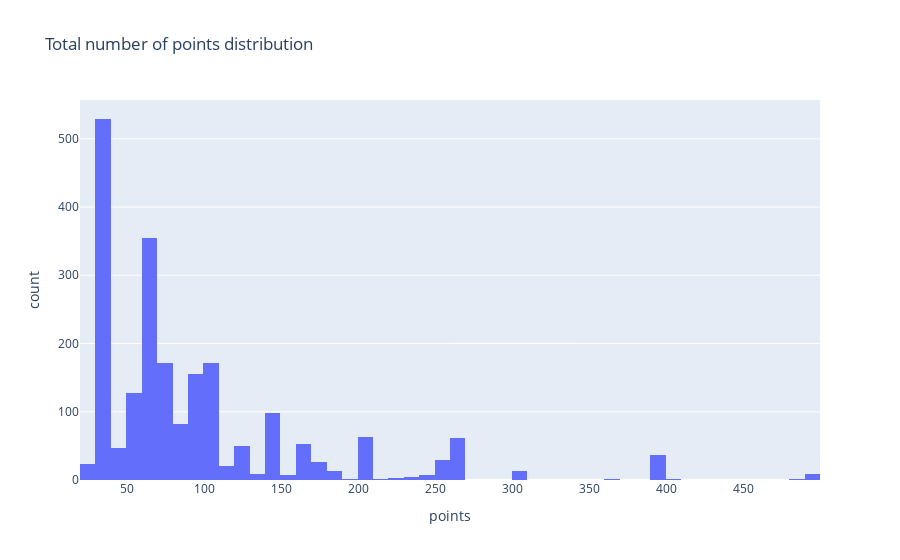

Notebook code for this chart:
### Code cell
fig = px.histogram(airfoil_dataset, x="points", title="Total number of points distribution")
fig.show()

### Figure 1 — Plotly figure (JSON) as saved in the notebook; plotly's stock layout.template omitted (floating-point values rounded to 4 significant figures; data arrays with more than 128 entries replaced by an {"elided": "..."} marker saying what was removed)
{"data": [{"bingroup": "x", "hovertemplate": "points=%{x}<br>count=%{y}<extra></extra>", "legendgroup": "", "marker": {"color": "#636efa", "pattern": {"shape": ""}}, "name": "", "orientation": "v", "showlegend": false, "type": "histogram", "x": {"elided": "2170 int values"}, "xaxis": "x", "yaxis": "y"}], "layout": {"barmode": "relative", "legend": {"tracegroupgap": 0}, "title": {"text": "Total number of points distribution"}, "xaxis": {"anchor": "y", "domain": [0, 1], "title": {"text": "points"}}, "yaxis": {"anchor": "x", "domain": [0, 1], "title": {"text": "count"}}}}
